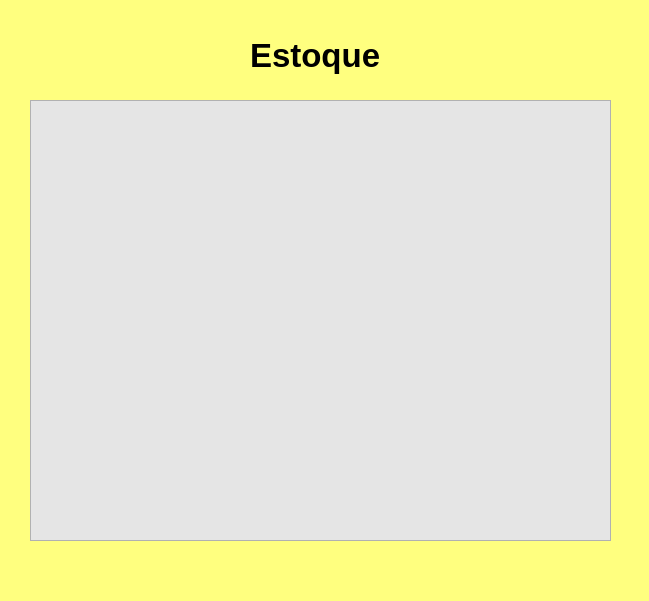
<?xml version="1.0" encoding="UTF-8"?>
<ui version="4.0">
 <class>Form</class>
 <widget class="QWidget" name="Form">
  <property name="geometry">
   <rect>
    <x>0</x>
    <y>0</y>
    <width>649</width>
    <height>601</height>
   </rect>
  </property>
  <property name="windowTitle">
   <string>Form</string>
  </property>
  <property name="styleSheet">
   <string notr="true">background-color: rgb(255, 255, 127);</string>
  </property>
  <widget class="QLabel" name="label">
   <property name="geometry">
    <rect>
     <x>250</x>
     <y>30</y>
     <width>141</width>
     <height>51</height>
    </rect>
   </property>
   <property name="font">
    <font>
     <pointsize>25</pointsize>
     <weight>75</weight>
     <bold>true</bold>
    </font>
   </property>
   <property name="text">
    <string>Estoque</string>
   </property>
  </widget>
  <widget class="QTableWidget" name="tableWidget">
   <property name="geometry">
    <rect>
     <x>30</x>
     <y>100</y>
     <width>581</width>
     <height>441</height>
    </rect>
   </property>
   <property name="styleSheet">
    <string notr="true">background-color: rgb(229, 229, 229);</string>
   </property>
  </widget>
 </widget>
 <resources/>
 <connections/>
</ui>
